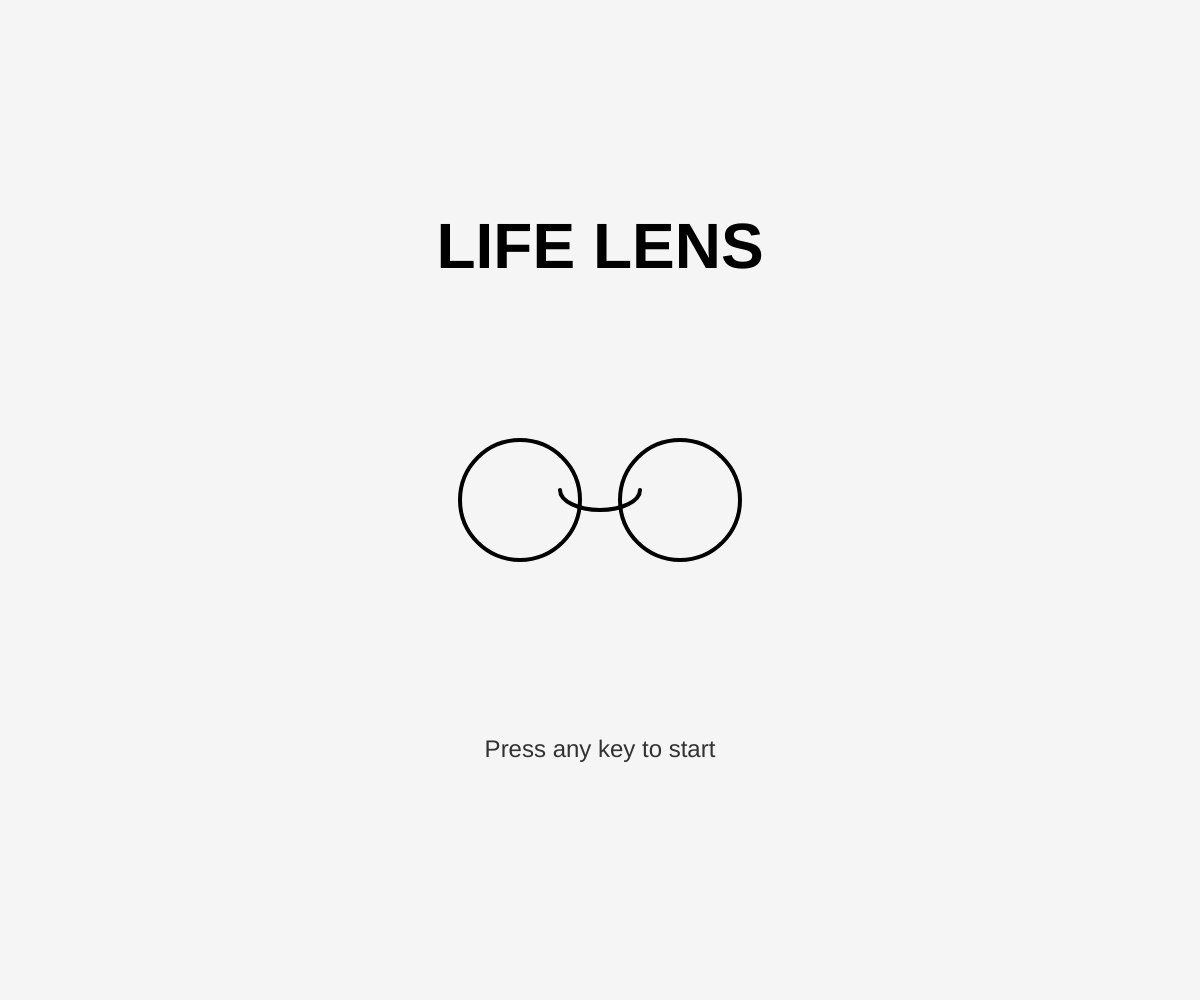
Frame 1 (no input)
Frame 60 (no input): identical to frame 1, image omitted
Frame 120 (the mouse pressed at the canvas centre since frame 60): identical to frame 1, image omitted

The p5.js sketch that drew this single still picture (run headless with seeded random() and noise() and a simulated clock; from frame 60 on, the mouse is pressed at the canvas centre):

// p5.js sketch
// ── sketch.js
// --- GLOBAL VARIABLES ---
let gameState = 0; // 0: Start, 1: Play, 2: Dark Poem, 3: Light Poem
let redClicked = 0;
let blueClicked = 0;

// Array to hold all falling rectangles
const rectangles = [];
// Decreased total number of rectangles
const totalRects = 60; 

// --- P5.JS SETUP FUNCTION ---
// Runs once when the program starts
function setup() {
    // Use innerWidth and innerHeight for the canvas size
    createCanvas(innerWidth, innerHeight);
    
    // Create and add rectangles to the array
    for (let i = 0; i < totalRects / 2; i++) {
        rectangles.push(new RectBlue());
        rectangles.push(new RectRed());
    }
}

// --- P5.JS DRAW FUNCTION ---
// Runs continuously in a loop
function draw() {
    // Manage game states with if-else statements
    if (gameState === 0) {
        drawStartScreen();
    } else if (gameState === 1) {
        drawGamePlay();
    } else if (gameState === 2) {
        drawPoemScreen(true); // 'true' is a flag for the dark poem
    } else if (gameState === 3) {
        drawPoemScreen(false); // 'false' is a flag for the light poem
    }
}

// --- DRAWING FUNCTIONS ---

function drawStartScreen() {
    background(245);
    textAlign(CENTER, CENTER);

    fill(0);
    textSize(64);
    textStyle(BOLD);
    text("LIFE LENS", width / 2, height / 4);

    stroke(0);
    strokeWeight(4);
    noFill();
    ellipse(width / 2 - 80, height / 2, 120, 120);
    ellipse(width / 2 + 80, height / 2, 120, 120);
    arc(width / 2, height / 2 - 10, 80, 40, 0, PI);
    
    noStroke();
    fill(50);
    textSize(24);
    textStyle(NORMAL);
    text("Press any key to start", width / 2, height * 0.75);
}

function drawGamePlay() {
    background(230, 240, 255);

    // Update and display all rectangles
    for (let i = 0; i < rectangles.length; i++) {
        // Only update and display if the rectangle's active flag is true
        if (rectangles[i].active) {
            rectangles[i].update();
            rectangles[i].display();
        }
    }
}

function drawPoemScreen(isDarkFlag) {
    let bgColor, textColor, poemText;

    if (isDarkFlag === true) {
        bgColor = color(0);
        textColor = color(255, 0, 0);
        poemText = "In shadows cast by falling fears,\nA world of red, a lens of tears.\nEach click a choice, a truth so stark,\nA perception built within the dark.";
    } else {
        bgColor = color(240, 240, 255);
        textColor = color(0, 100, 200);
        poemText = "Through skies of doubt, a flash of blue,\nA hopeful glimmer, fresh and new.\nEach click a choice, a brighter view,\nA silver lining breaking through.";
    }
    
    background(bgColor);
    textAlign(CENTER, CENTER);

    fill(textColor);
    textSize(48);
    textStyle(BOLD);
    text("Perception Shaped", width / 2, height / 3);

    textSize(28);
    textStyle(NORMAL);
    text(poemText, width / 2, height / 2 + 20);
}

// --- EVENT HANDLERS ---

function keyPressed() {
    if (gameState === 0) {
        gameState = 1;
    }
}

function mousePressed() {
    if (gameState === 1) {
        // This flag ensures we only process one click, even if rectangles overlap
        let clickedThisTurn = false;
        
        for (let i = rectangles.length - 1; i >= 0; i--) {
            if (clickedThisTurn === false && rectangles[i].active === true && rectangles[i].isClicked(mouseX, mouseY)) {
                // The object itself now handles all the logic
                rectangles[i].handleClick();
                
                // Set the flag to true to stop processing more clicks this turn
                clickedThisTurn = true;
            }
        }
    }
}

// ── rectBlue.js
// --- CLASS FOR BLUE RECTANGLES ---
class RectBlue {
    constructor() {
        // Position and size attributes
        this.x = random(innerWidth);
        this.y = random(-500, -50);
        this.w = 40; // width
        this.h = 60; // height
        
        // Slower falling speed
        this.speed = random(1, 3.5); 
        
        // Flag to check if the rectangle is active
        this.active = true;
    }

    // Method to move the rectangle down
    update() {
        this.y += this.speed;
        // If it goes off screen, reset its position to the top
        if (this.y > innerHeight) {
            this.y = random(-200, -100);
            this.x = random(innerWidth);
        }
    }

    // Method to draw the rectangle
    display() {
        noStroke();
        fill(0, 150, 255); // Blue color
        rect(this.x, this.y, this.w, this.h, 5); // Rounded corners
    }
    
    // Method to check if the mouse click is inside this rectangle
    isClicked(mouseX, mouseY) {
        // Returns true or false
        return mouseX > this.x && mouseX < this.x + this.w && mouseY > this.y && mouseY < this.y + this.h;
    }

    // Method to handle all logic when this object is clicked
    handleClick() {
        // Deactivate this rectangle
        this.active = false;
        
        // Increment the specific counter for blue rectangles
        blueClicked++;
        
        // Check if the win condition is met
        if (blueClicked >= 4) {
            // Change the main game state
            gameState = 3; // Go to light poem
        }
    }
}
// ── rectRed.js
// --- CLASS FOR RED RECTANGLES ---
class RectRed {
    constructor() {
        // Position and size attributes
        this.x = random(innerWidth);
        this.y = random(-500, -50);
        this.w = 40; // width
        this.h = 60; // height
        
        // Slower falling speed
        this.speed = random(1, 3.5);
        
        // Flag to check if the rectangle is active
        this.active = true;
    }

    // Method to move the rectangle down
    update() {
        this.y += this.speed;
        // If it goes off screen, reset its position to the top
        if (this.y > innerHeight) {
            this.y = random(-200, -100);
            this.x = random(innerWidth);
        }
    }

    // Method to draw the rectangle
    display() {
        noStroke();
        fill(255, 50, 50); // Red color
        rect(this.x, this.y, this.w, this.h, 5); // Rounded corners
    }

    // Method to check if the mouse click is inside this rectangle
    isClicked(mouseX, mouseY) {
        // Returns true or false
        return mouseX > this.x && mouseX < this.x + this.w && mouseY > this.y && mouseY < this.y + this.h;
    }
    
    // Method to handle all logic when this object is clicked
    handleClick() {
        // Deactivate this rectangle
        this.active = false;

        // Increment the specific counter for red rectangles
        redClicked++;

        // Check if the win condition is met
        if (redClicked >= 4) {
            // Change the main game state
            gameState = 2; // Go to dark poem
        }
    }
}
